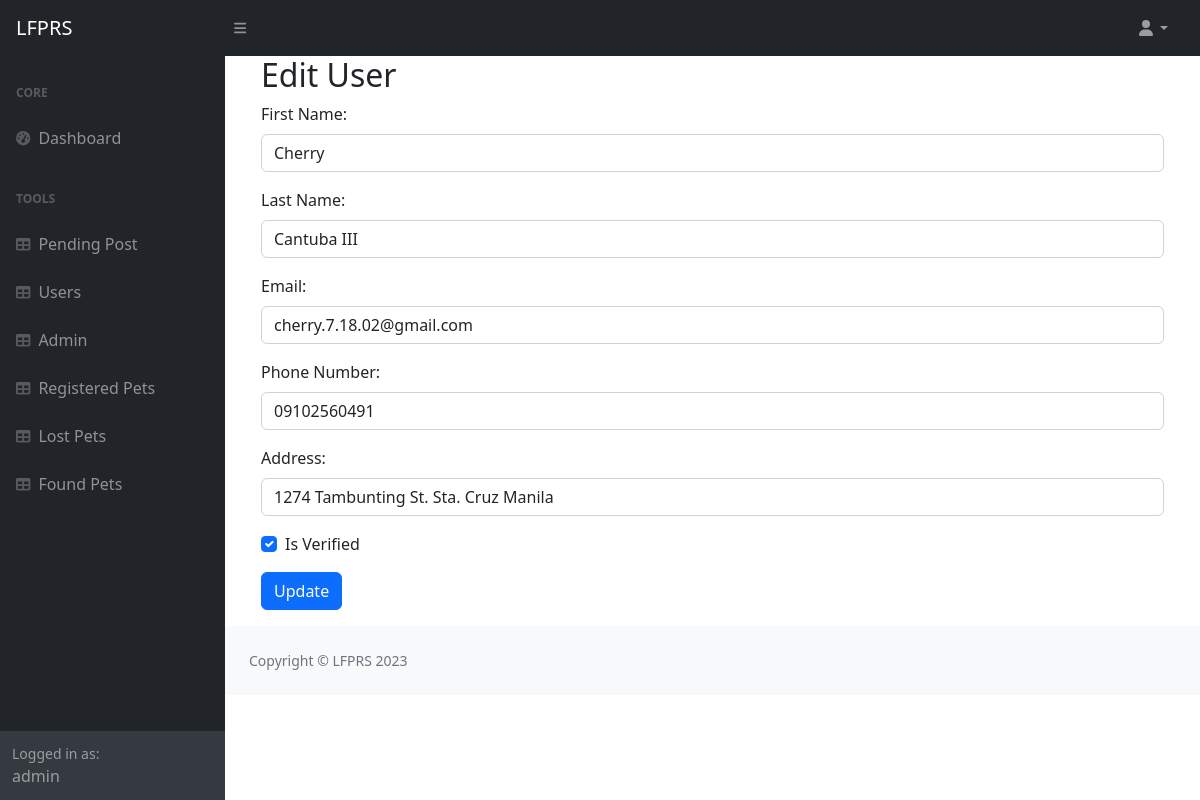
Page /admin/edituser.php?id=10 (signed in) on the earlier database version.
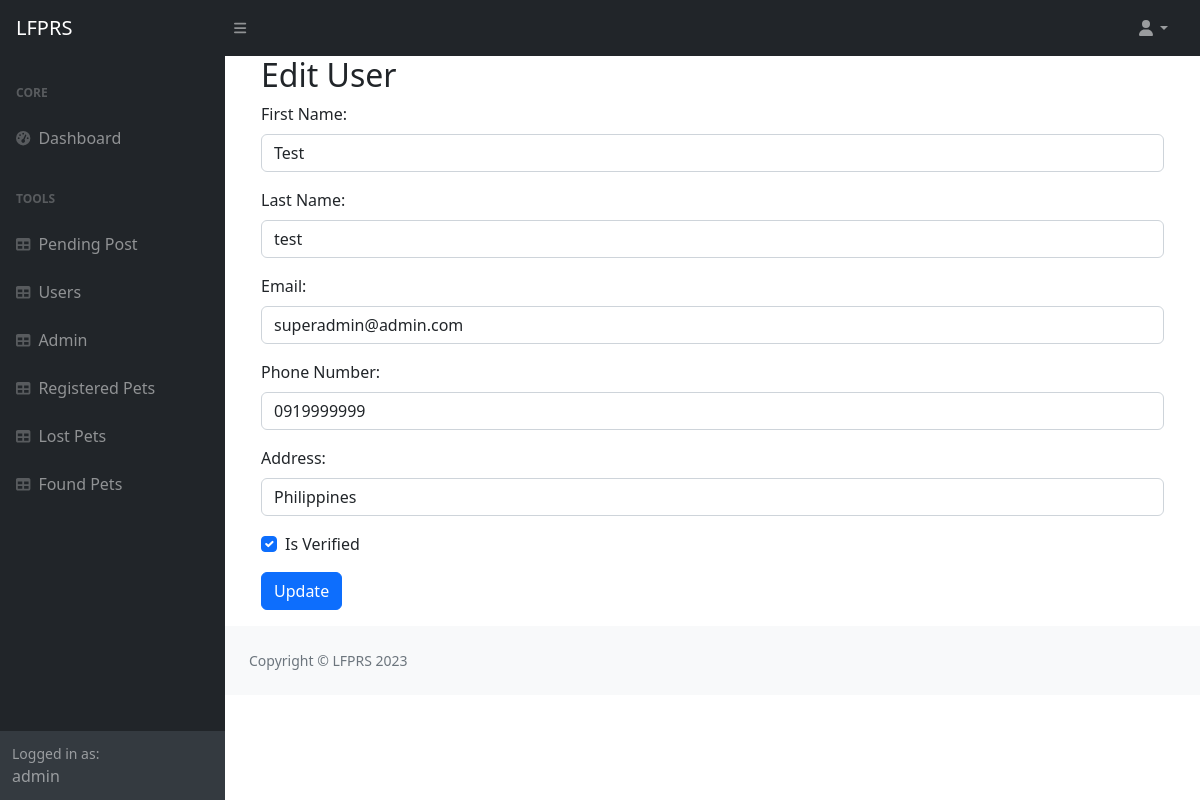
Same page on the later database version.
### tables this page shows
CREATE TABLE `users` (
  `id` int(11) NOT NULL,
  `firstname` varchar(255) NOT NULL,
  `lastname` varchar(255) NOT NULL,
  `email` varchar(255) NOT NULL,
  `phonenumber` varchar(255) NOT NULL,
  `address` varchar(255) NOT NULL,
  `password` varchar(255) NOT NULL,
  `verification_code` varchar(255) NOT NULL,
  `is_verified` tinyint(4) DEFAULT 0
);

### admin/edituser.php (the view, shortened to what the changed rows need)
<?php
        include("../config.php");
        ?>
<!DOCTYPE html>
<html lang="en">
    <head>
        <link href="https://cdn.jsdelivr.net/npm/simple-datatables@7.1.2/dist/style.min.css" rel="stylesheet" />
        <link href="css/styles.css" rel="stylesheet" />
    </head>
    <body class="sb-nav-fixed">
        <div id="layoutSidenav">
            <div id="layoutSidenav_content">
                <main>
                    <div class="container-fluid px-4">
                       <?php
                    $id = $_GET['id'];
                    $sql = "SELECT * FROM users WHERE id=?";
                    $stmt = $db->prepare($sql);
                    $stmt->bind_param('i', $id);
                    $stmt->execute();
                    $result = $stmt->get_result();
                    $row = $result->fetch_assoc();
                    ?>
                        <div class="container">
        <h2>Edit User</h2>
        <form method="POST" action="">
            <div class="mb-3">
                <label for="firstname" class="form-label">First Name:</label>
                <input type="text" class="form-control" name="firstname" value="<?php echo $row['firstname']; ?>" required>
            </div>
            <div class="mb-3">
                <label for="lastname" class="form-label">Last Name:</label>
                <input type="text" class="form-control" name="lastname" value="<?php echo $row['lastname']; ?>" required>
            </div>
            <div class="mb-3">
                <label for="email" class="form-label">Email:</label>
                <input type="email" class="form-control" name="email" value="<?php echo $row['email']; ?>" required>
            </div>
            <div class="mb-3">
                <label for="phonenumber" class="form-label">Phone Number:</label>
                <input type="text" class="form-control" name="phonenumber" value="<?php echo $row['phonenumber']; ?>" required>
            </div>
            <div class="mb-3">
                <label for="address" class="form-label">Address:</label>
                <input type="text" class="form-control" name="address" value="<?php echo $row['address']; ?>" required>
            </div>
            <div class="mb-3 form-check">
                <input type="checkbox" class="form-check-input" name="is_verified" value="1" <?php if ($row['is_verified'] == 1) echo 'checked'; ?>>
                <label class="form-check-label" for="is_verified">Is Verified</label>
            </div>
        </form>
    </div>
                    </div>
            </div>
        </div>
    </body>
</html>

Differences in the rows shown:
changed users: firstname "Cherry" → "Test"; lastname "Cantuba III" → "test"; email "cherry.7.18.02@gmail.com" → "superadmin@admin.com"; phonenumber "09102560491" → "0919999999"; address "1274 Tambunting St. Sta. Cruz Manila" → "Philippines"
